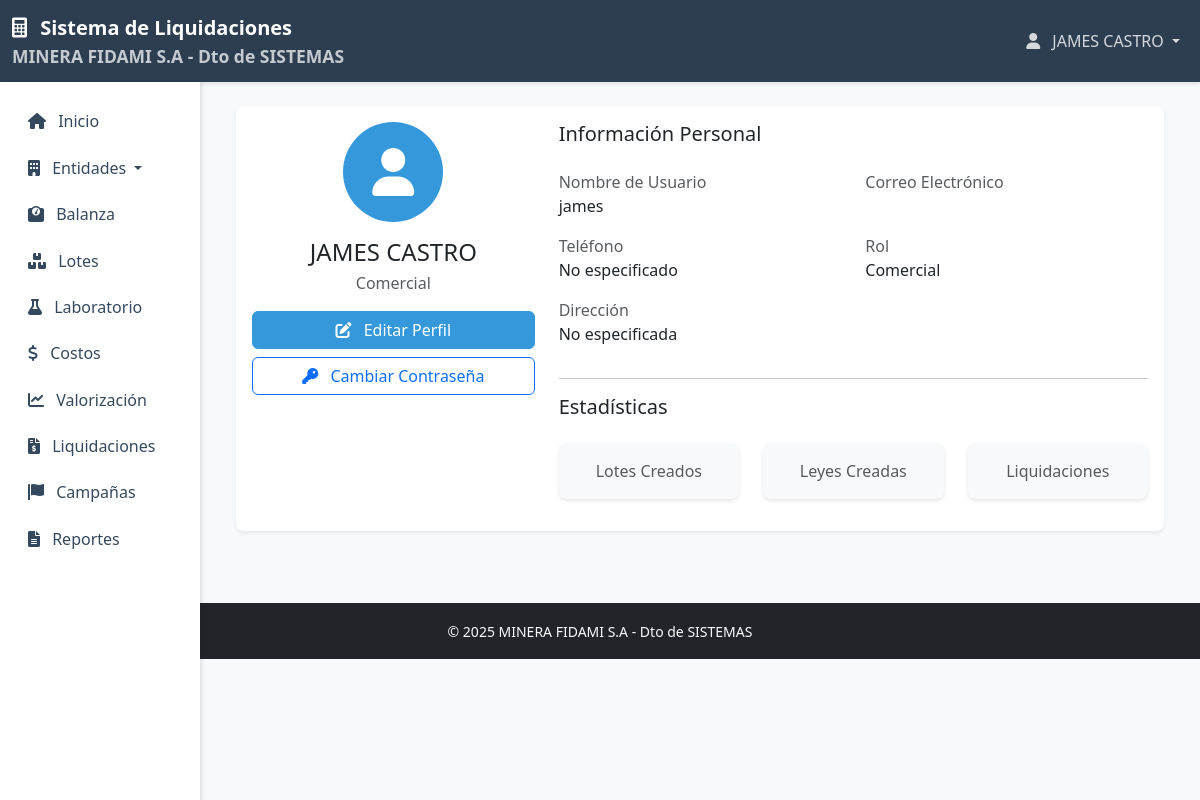
The page /perfil/ (signed in) on the database its author committed.
### usuarios/models.py (models this page shows, shortened)
class Usuario(AbstractUser):
    ROLES = (
        ('planta', 'Planta'),
        ('laboratorio', 'Laboratorio'),
        ('comercial', 'Comercial'),
        ('administrador', 'Administrador'),
    )
    rol = models.CharField(max_length=20, choices=ROLES, default='planta')
    telefono = models.CharField(max_length=15, blank=True, null=True)
    direccion = models.TextField(blank=True, null=True)
    groups = models.ManyToManyField(
        'auth.Group',
        related_name='usuario_set',
        blank=True,
        help_text='The groups this user belongs to. A user will get all permissions granted to each of their groups.',
        verbose_name='groups',
    )
    user_permissions = models.ManyToManyField(
        'auth.Permission',
        related_name='usuario_set',
        blank=True,
        help_text='Specific permissions for this user.',
        verbose_name='user permissions',
    )
    class Meta:
        verbose_name = 'Usuario'
        verbose_name_plural = 'Usuarios'

### usuarios/views.py (the view, shortened to what this page needs)
# urls.py: path('perfil/', views.perfil, name='perfil'),
@login_required
def perfil(request):
    usuario = request.user
    can_backup = usuario.has_perm('usuarios.can_backup_database')
    backup_dir = os.path.join(settings.BASE_DIR, 'backups')
    backups = []
    context = {
        'usuario': usuario,
        'can_backup': can_backup,
        'backups': backups
    }
    return render(request, 'usuarios/perfil.html', context)

### templates/usuarios/perfil.html (shortened to what this page needs)
{% extends 'base.html' %}
{% load crispy_forms_tags %}
{% block content %}
<div class="container-fluid py-4">
    <div class="row">
        <div class="col-12">
            <div class="card border-0 shadow-sm">
                <div class="card-body">
                    <div class="row">
                        <div class="col-md-4 text-center">
                            <div class="mb-4">
                                <div class="avatar-circle mx-auto mb-3">
                                    <i class="fas fa-user fa-3x text-white"></i>
                                </div>
                                <h4 class="mb-1">{{ user.get_full_name }}</h4>
                                <p class="text-muted mb-3">{{ user.get_rol_display }}</p>
                                <div class="d-grid gap-2">
                                    <a href="{% url 'editar_perfil' %}" class="btn btn-primary">
                                        <i class="fas fa-edit me-2"></i>
                                        Editar Perfil
                                    </a>
                                    <a href="{% url 'cambiar_password' %}" class="btn btn-outline-primary">
                                        <i class="fas fa-key me-2"></i>
                                        Cambiar Contraseña
                                    </a>
                                </div>
                            </div>
                        </div>
                        <div class="col-md-8">
                            <h5 class="card-title mb-4">Información Personal</h5>
                            <div class="row">
                                <div class="col-md-6 mb-3">
                                    <label class="text-muted">Nombre de Usuario</label>
                                    <p class="mb-0">{{ user.username }}</p>
                                </div>
                                <div class="col-md-6 mb-3">
                                    <label class="text-muted">Correo Electrónico</label>
                                </div>
                                <div class="col-md-6 mb-3">
                                    <label class="text-muted">Teléfono</label>
                                    <p class="mb-0">{{ user.telefono|default:"No especificado" }}</p>
                                </div>
                                <div class="col-md-6 mb-3">
                                    <label class="text-muted">Rol</label>
                                    <p class="mb-0">{{ user.get_rol_display }}</p>
                                </div>
                                <div class="col-12 mb-3">
                                    <label class="text-muted">Dirección</label>
                                    <p class="mb-0">{{ user.direccion|default:"No especificada" }}</p>
                                </div>
                            </div>
                            <hr>
                            <h5 class="card-title mb-4">Estadísticas</h5>
                            <div class="row">
                                <div class="col-md-4 mb-3">
                                    <div class="card bg-light">
                                        <div class="card-body text-center">
                                            <p class="text-muted mb-0">Lotes Creados</p>
                                        </div>
                                    </div>
                                </div>
                                <div class="col-md-4 mb-3">
                                    <div class="card bg-light">
                                        <div class="card-body text-center">
                                            <p class="text-muted mb-0">Leyes Creadas</p>
                                        </div>
                                    </div>
                                </div>
                                <div class="col-md-4 mb-3">
                                    <div class="card bg-light">
                                        <div class="card-body text-center">
                                            <p class="text-muted mb-0">Liquidaciones</p>
                                        </div>
                                    </div>
                                </div>
                            </div>
                        </div>
                    </div>
                </div>
            </div>
        </div>
    </div>
</div>
{% endblock %}

### templates/base.html (shortened to what this page needs)
<!DOCTYPE html>
<html lang="es">
<head>
    <link href="https://cdn.jsdelivr.net/npm/bootstrap@5.3.0/dist/css/bootstrap.min.css" rel="stylesheet">
    <link href="https://cdnjs.cloudflare.com/ajax/libs/font-awesome/6.0.0/css/all.min.css" rel="stylesheet">
</head>
<body>
    <nav class="navbar navbar-expand-lg navbar-dark">
        <div class="container-fluid">
            <a class="navbar-brand" href="{% url 'home' %}">
                <i class="fas fa-calculator me-2"></i>
                Sistema de Liquidaciones
                <div class="small text-light opacity-75">MINERA FIDAMI S.A - Dto de SISTEMAS</div>
            </a>
            <div class="collapse navbar-collapse" id="navbarNav">
                <ul class="navbar-nav ms-auto mb-2 mb-lg-0">
                    {% if user.is_authenticated %}
                    <li class="nav-item dropdown d-none d-lg-block">
                        <a class="nav-link dropdown-toggle" href="#" id="userDropdownDesktop" role="button" data-bs-toggle="dropdown">
                            <i class="fas fa-user me-2"></i>
                            {{ user.get_full_name }}
                        </a>
                    </li>
                    {% else %}
                    <li class="nav-item">
                        <a class="nav-link" href="{% url 'login' %}">Iniciar Sesión</a>
                    </li>
                    {% endif %}
                </ul>
            </div>
        </div>
    </nav>
    <div class="container-fluid">
        <div class="row">
            {% if user.is_authenticated %}
            <div class="col-md-3 col-lg-2 d-md-block sidebar collapse">
                <div class="position-sticky">
                    <ul class="nav flex-column">
                        <li class="nav-item">
                            <a class="nav-link {% if request.resolver_match.url_name == 'home' %}active{% endif %}" href="{% url 'home' %}">
                                <i class="fas fa-home me-2"></i>
                                Inicio
                            </a>
                        </li>
                        <li class="nav-item dropdown">
                            <a class="nav-link dropdown-toggle" href="#" id="entidadesDropdown" role="button" data-bs-toggle="dropdown">
                                <i class="fas fa-building me-2"></i>
                                Entidades
                            </a>
                        </li>
                        <li class="nav-item">
                            <a class="nav-link" href="{% url 'balanza:balanza_list' %}">
                                <i class="fas fa-weight me-2"></i>
                                Balanza
                            </a>
                        </li>
                        <li class="nav-item">
                            <a class="nav-link" href="{% url 'lotes:lote_list' %}">
                                <i class="fas fa-boxes me-2"></i>
                                Lotes
                            </a>
                        </li>
                        <li class="nav-item">
                            <a class="nav-link" href="{% url 'laboratorio:ley_list' %}">
                                <i class="fas fa-flask me-2"></i>
                                Laboratorio
                            </a>
                        </li>
                        <li class="nav-item">
                            <a class="nav-link" href="{% url 'costos:costo_list' %}">
                                <i class="fas fa-dollar-sign me-2"></i>
                                Costos
                            </a>
                        </li>
                        <li class="nav-item">
                            <a class="nav-link" href="{% url 'valorizacion:valorizacion_list' %}">
                                <i class="fas fa-chart-line me-2"></i>
                                Valorización
                            </a>
                        </li>
                        <li class="nav-item">
                            <a class="nav-link" href="{% url 'liquidaciones:liquidacion_list' %}">
                                <i class="fas fa-file-invoice-dollar me-2"></i>
                                Liquidaciones
                            </a>
                        </li>
                        <li class="nav-item">
                            <a class="nav-link" href="{% url 'lotes:campana_list' %}">
                                <i class="fas fa-flag me-2"></i>
                                Campañas
                            </a>
                        </li>
                        <li class="nav-item">
                            <a class="nav-link" href="{% url 'reportes:reporte_list' %}">
                                <i class="fas fa-file-alt me-2"></i>
                                Reportes
                            </a>
                        </li>
                    </ul>
                </div>
            </div>
            {% endif %}
            <main class="{% if user.is_authenticated %}col-md-9 ms-sm-auto col-lg-10 px-md-4{% else %}col-12{% endif %}">
                {% block content %}{% endblock %}
            </main>
        </div>
    </div>
    <footer class="bg-dark text-light py-3 mt-5">
        <div class="container-fluid">
            <div class="row">
                <div class="col-12 text-center">
                    <small>&copy; 2025 MINERA FIDAMI S.A - Dto de SISTEMAS</small>
                </div>
            </div>
        </div>
    </footer>
</body>
</html>

### templates/base.html (style rules this page uses)
:root { --primary-color: #2c3e50; --secondary-color: #34495e; --accent-color: #3498db; }
body { font-family: 'Segoe UI', Tahoma, Geneva, Verdana, sans-serif; background-color: #f8f9fa; }
.navbar { background-color: var(--primary-color); box-shadow: 0 2px 4px rgba(0,0,0,0.1); }
.navbar-brand { color: white !important; font-weight: bold; }
.nav-link { color: rgba(255,255,255,0.8) !important; }
.sidebar { background-color: white; box-shadow: 2px 0 4px rgba(0,0,0,0.1); height: calc(100vh - 56px); position: fixed; padding-top: 1rem; }
.sidebar .nav-link { color: var(--secondary-color) !important; padding: 0.5rem 1rem; margin: 0.2rem 0; border-radius: 0.25rem; }
.card { border: none; box-shadow: 0 2px 4px rgba(0,0,0,0.1); border-radius: 0.5rem; }
.btn-primary { background-color: var(--accent-color); border-color: var(--accent-color); }

### templates/usuarios/perfil.html (style rules this page uses)
.avatar-circle { width: 100px; height: 100px; background-color: var(--accent-color); border-radius: 50%; display: flex; align-items: center; justify-content: center; }

### rows shown on the page
Usuario: get_full_name "JAMES CASTRO", rol "Comercial", username "james", telefono "No especificado", direccion "No especificada"
